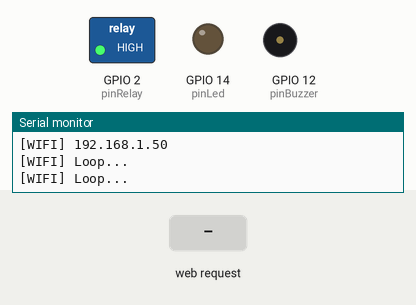
Simulated run of this sketch. Board: ESP8266 (NodeMCU). Parts: switched loads named in the sketch (green lamp = pin HIGH), output pins drawn as LEDs (lit = HIGH), buzzer (waves = sounding), the last lines printed to the serial monitor. The test bench sets the inputs (shaded band). WiFi joins after 1.5 s; servers stay silent unless stated; not simulated (calls return 0 or success): arduino_secrets.h; pins used as bus, display or sensor lines are not drawn.

Above: at 3.3 s.
3.4 s: HTTP request GET /acces received
At 5.5 s:
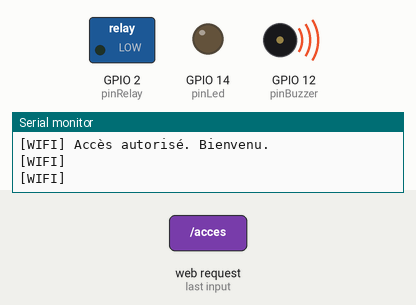
9.6 s: HTTP request GET /refus received
At 11.5 s:
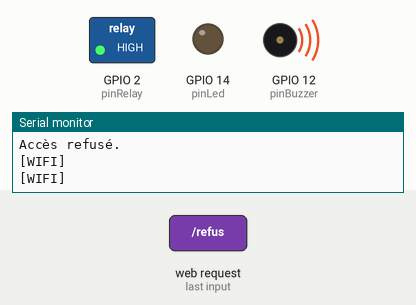
Timing chart, 0 to 13.6 s (numbered marks = the images above; inputs shaded):
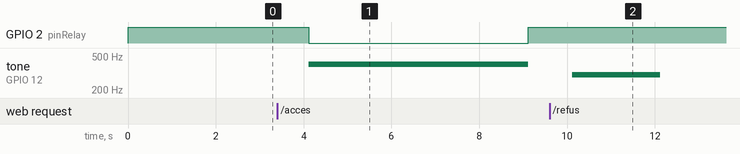

The sketch:

Port-e-invitation.ino
```cpp
// (licence header left out)
// ----------------------------
// Standard Libraries
// ----------------------------
#include "Port-e-invitation.h"

//  Wifi Libs
#include <ESP8266WiFi.h>
#include <WiFiClientSecure.h>
#include <ESP8266WiFi.h>

// SerialComms Lib
#include <SoftwareSerial.h>

// -----------------------------
// Fichiers header personnalisés
// -----------------------------
#include "arduino_secrets.h"
#include "thingProperties.h"

// -----------------------------
// Variables globales
// -----------------------------

// Client HTTPS
WiFiClientSecure client;
WiFiClient       clientWeb;

// Set web server port number to 80
WiFiServer server(80);

// État de l'adresse:
//    si l'adresse n'existe pas ou est utilisé, son état est 0
//    sinon, si l'adresse est généré et pas encore consommé, son état est 1
int etatAdresse;


// Créé une porte serial virtuale aux pins digitaux 6(RX) et 7(TX)
// Dans le cas de NodeMCU, TX=GPIO5=D1; RX=GPIO4=D2
// Alors, connecter le pin D2 à RX, et D1 à TX; dans le code, référencer par les # gpio (4, 5)
SoftwareSerial porteSerial(4, 5);

// Connecté au pin D4, alors gpio #2
const int pinRelay = 2;

// Connecté au pin D5, alors gpio #14
const int pinLed = 14;

// Connecté au pin D6, alors gpio #12
const int pinBuzzer = 12;

/**
 *
 */
void setup(){

    Serial.begin(115200);    // Baud plus vite pour l'application
    porteSerial.begin(9600); // Baud plus lent pour la communication serial

    Serial.println("[WIFI] Setup de l'application...");

    // configure les pins utilisés
    pinMode(pinRelay, OUTPUT);
    pinMode(pinLed, OUTPUT);
    pinMode(pinBuzzer, OUTPUT);
    digitalWrite(pinRelay, HIGH);
    digitalWrite(pinLed, LOW);
    digitalWrite(pinBuzzer, LOW);

    setupWifi();

    // -----------------------------
    // Configuration de l'état:
    // au demarrage, l'addresse est non
    // disponible pour forcer l'acquisition
    // d'une nouvelle demande de preuve
    // -----------------------------
    etatAdresse = ADDRESS_NON_DISP;

    serialFlush();
}

/**
 *
 */
void setupWifi(){
    Serial.println("[WIFI]  Setup WIFI");

    // -----------------------------
    // Configuration du WiFi
    // -----------------------------

    // Connecter au WiFi
    WiFi.mode(WIFI_STA);
    WiFi.disconnect();
    delay(100);

    // Tentative de connection au réseau Wifi:
    Serial.print("\n[WIFI] En train de se connecter au Wifi: ");
    Serial.print("[WIFI] ");
    Serial.println(ssid);
    WiFi.begin(ssid, password);
    while (WiFi.status() != WL_CONNECTED)
    {
        Serial.print(".");
        delay(DELAY_S);
    }
    Serial.println("[WIFI] ");
    Serial.println("[WIFI] WiFi connecté");
    Serial.println("[WIFI] Address IP: ");
    IPAddress ip = WiFi.localIP();
    Serial.print("[WIFI] ");
    Serial.println(ip);

    // Initialise le web server local
    server.begin();

    // Si vous n'avez pas besoin de checker le fingerprint
    client.setInsecure();

    // Si vous voulez checker le fingerprint
    // client.setFingerprint(HOST_FINGERPRINT);
    // client = server.available();
}

/**
 *
 */
void loop(){

    Serial.println("[WIFI] Loop... ");

    clientWeb = server.available();
    if(clientWeb){
        Serial.println("[WIFI] Nouveau client connecté");

        // Attendre requete du client
        while(clientWeb.connected()){
            if(clientWeb.available()){
                // Lire requete du client
                String request = clientWeb.readStringUntil('\r');
                clientWeb.flush();
                Serial.println(request);

                // Vérifier si la requete est un GET
                if (request.indexOf("GET") != -1) {

                    // Vérifier si la requete a un endpoint specifique, par exemple "/acces"
                    if (request.indexOf("/acces") != -1) {
                        // Ativar o pino 12
                        digitalWrite(12, HIGH);
                        //Serial.println("[WIFI] Appel a la fonction d'acces autorisé");
                        acces();
                        sendResponse(clientWeb, 200, "OK"); // Envoyer réponse au client
                    } else if (request.indexOf("/refus") != -1) {
                        // Desativar o pino 12
                        digitalWrite(12, LOW);
                        refus();
                        sendResponse(clientWeb, 200, "OK"); // Envoyer réponse au client
                    } else {
                        // Chemin non connu
                        Serial.println("[WIFI] Oups, problemas em vista");
                        sendResponse(clientWeb, 404, "Not Found"); // Envoyer réponse au client
                    }
            }
            Serial.println("[WIFI] Fin de la methode acces");
            // Fermer connexion avec le client
            clientWeb.stop();
            Serial.println("[WIFI] Client deconecté");
        }
    }
  }

    if(porteSerial.available() > 0){
        String msg = porteSerial.readStringUntil('\n');

        // Si le message reçu est 0x20 (générer nouveau) on génére l'addresse.
        // Sinon, on continue le loop.
        Serial.print("[WIFI] Signal reçu: ");
        Serial.println(SIG_GEN);
        if(msg == SIG_GEN){
            Serial.println("[WIFI] Adresse non disponible. Requisition d'un nouvel adresse en cours...");
            String adresse = generer();
            serialComm(adresse);
            delay(DELAY_L);
        } else {
            Serial.println("[WIFI] Pas le signal correct.");
        }
    }
    delay(DELAY_S);     // réconsiderer le delay ici.

}

/**
 *
 */
String generer(){
    // Ouvre la connexion avec le serveur (utiliser porte 80 [HTTPS_PORT] si HTTP)
    if (!client.connect(HOST_ADDRESS, HTTPS_PORT)){
        Serial.println(F("[WIFI] Connexion non réussie"));
        return "";
    }

    // laisse un peu de temps à l'ESP
    yield();

    // Envoie la requête HTTP
    client.print(F("GET "));

    // Endpoint: c'est la deuxième partie de la requête (tout ce qui vient après l'URL de base)
    client.print(ENDPOINT);

    // HTTP 1.0 est l'ideal
    client.println(F(" HTTP/1.0"));

    // Headers
    client.print(F("Host: "));
    client.println(HOST_ADDRESS);

    client.println(F("Cache-Control: no-cache"));

    if (client.println() == 0){
        Serial.println(F("[WIFI] L'envoi de la requête n'est pas réussie"));
        return "";
    }

    // Check HTTP status
    char status[32] = {0};
    client.readBytesUntil('\r', status, sizeof(status));

    // Serial.println("[WIFI] Status: " + status.toString());

    // Saute les HTTP headers
    char endOfHeaders[] = "\r\n\r\n";
    if (!client.find(endOfHeaders)){
        Serial.println(F("[WIFI] Réponse invalide"));
        return "";
    }

    // Les APIs qui répondent avec HTTP/1.1, on doit enlever les données
    //
    // peek() va lire le character, mais ne vas pas l'enlever de la queue
    String address = "";
    while (client.available() && client.peek() != '{' && client.peek() != '['){
        char c = 0;
        client.readBytes(&c, 1);
        address += c;
    }

    Serial.println("[WIFI] Adresse: " + address);

    // Atribue l'état disponible pour l'adresse
    etatAdresse = ADDRESS_DISP;

    // Lorsque le client sera disponible, on lira chaque byte encore disponible
    // et on l'imprimera dans le serial monitor
    while (client.available()){
        char c = 0;
        client.readBytes(&c, 1);
        Serial.print(c);
    }
    return address;
}

/**
 * Retourne juste la partie de l'indentifiant unique du short-url
 */
void serialComm(String adresse){
    Serial.print("[WIFI] Adresse généré et lu:");
    Serial.println(adresse);
    Serial.print("[WIFI] À envoyer: ");
    Serial.println(adresse);
    porteSerial.write(adresse.c_str());
    Serial.println("[WIFI] Envoyé via SerialComms UART");
}

/**
 *
 */
void serialFlush(){
    while(porteSerial.available() > 0) {
        char t = porteSerial.read();
    }
}


void sendResponse(WiFiClient client, int statusCode, const char* message) {
    // Envoyer ligne  de status HTTP
    client.println("HTTP/1.1 " + String(statusCode) + " OK");
    // Envoyer header de contenu
    client.println("Content-Type: text/plain");
    // Envoyer ligne blanche pour signifier la fin du header
    client.println();
    // Envoyer le message en réponse
    client.println(message);
}

/**
 * Ouvre la porte, selon les accès autorisés par l'identité numéerique.
 * Normally Open configuration envoye un signal LOW pour faire le courant passer
 * (si l'on utilise Normally Closed configuration, le signal HIGH est envoyé)
 */
void acces(){
    Serial.println("[WIFI] ");
    Serial.println("[WIFI] ");
    Serial.println("[WIFI] Accès autorisé. Bienvenu.");
    Serial.println("[WIFI] ");
    Serial.println("[WIFI] ");
    digitalWrite(pinRelay, LOW);
    tone(pinBuzzer, 400);
    delay(5000);
    noTone(pinBuzzer);
    digitalWrite(pinRelay, HIGH);
}

/**
 * Refuse l'acces
 * Configuration "Normally Open configuration" envoyer le signal HIGH pour arreter le current
 *  (si l'on use Normally close, envoye le signal LOW).
 */
void refus(){
    Serial.println("[WIFI] ");
    Serial.println("[WIFI] ");
    Serial.println("Accès refusé.");
    Serial.println("[WIFI] ");
    Serial.println("[WIFI] ");
    tone(pinBuzzer, 300);
    delay(2000);
    noTone(pinBuzzer);
    delay(500);
    noTone(pinBuzzer);
}
```

thingProperties.h
```cpp
// (licence header left out)
#define SPI_SS_PIN        10


// ----------------------------
// Configurations de connexion au site
// ----------------------------

// Mettre just l'addresse base de l'URL qu'on veut se connecter.
#define HOST_ADDRESS "https://exp-port-e-invitant.apps.exp.openshift.cqen.ca"

// Le reste de l'adresse qui vient après l'URL de base
#define ENDPOINT "/connection"

// OPTIONEL - Le finferprint du site qu'on veut se connecter.
// Le fingerprint changera dans une base regulière, selon les
// rénovations du certificat. Il faut être conscient que cela
// peut briser l'application
#define HOST_FINGERPRINT "C1 B5 F2 29 27 9B 46 14 EB 80 3E B3 0F 35 AC 68 26 40 5C 81"

// ----------------------------
// Configurations de tag NFC
// ----------------------------

// Adresse de l'URL qui sera broadcasté par le NFC
#define didcommInvite   "https://exp-port-e-invitant.apps.exp.openshift.cqen.ca/index.html"

// ----------------------------
// Variables diverses
// ----------------------------
#define ADDRESS_NON_DISP    0
#define ADDRESS_DISP        1

#define HTTP_PORT           80
#define HTTPS_PORT          443
#define NFC_BUFFER_SIZE     512

#define SIG_INI     "0xAA"
#define SIG_FIN     "0xAB"
#define SIG_ACK     "0xBA"
#define SIG_NACK    "0xBB"

#define SIG_GEN     "0x10"
#define SIG_RENV    "0x11"
#define SIG_CAN     "0x12"

#define DELAY_S     1000
#define DELAY_M     3000
#define DELAY_L     5000
```

Port-e-invitation.h
```cpp
// (licence header left out)
#ifndef Port_e_invitation_h
#define Port_e_invitation_h

#include "Arduino.h"

class Invitation {

    public:
        void setup();
        void setupWifi();
        void setupNfc();
        void loop();
        String requeteHttp();
        void emulateNFC(String adresse);
};

#endif
```

Measured:
- after the input at 3.4 s, GPIO 2 (pinRelay): HIGH → LOW after 0.71 s, → HIGH 5.0 s later; tone on GPIO 12 (pinBuzzer): silent → 400 Hz after 0.71 s, → silent 5.0 s later
- after the input at 9.6 s, tone on GPIO 12 (pinBuzzer): silent → 300 Hz after 0.52 s, → silent 2.0 s later
